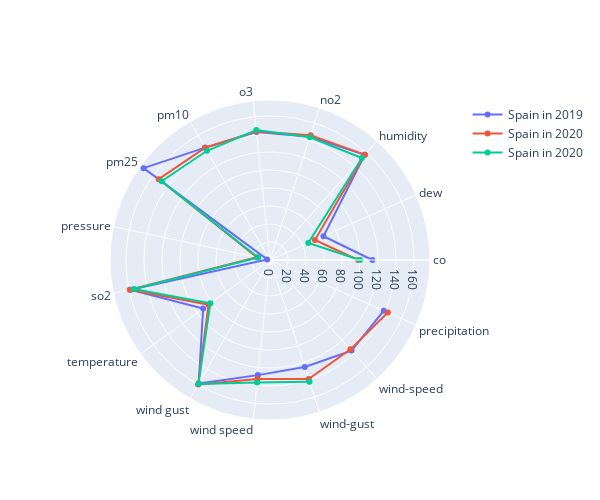

The notebook cell saved with this chart:
### Markdown cell above
# Radar chart for Spain 2019-2020-2021

### Code cell
species = ['co', 'dew', 'humidity', 'no2', 'o3', 'pm10', 'pm25', 'pressure',
       'so2', 'temperature', 'wind gust', 'wind speed', 'wind-gust',
       'wind-speed', 'precipitation', 'wd', 'aqi', 'neph', 'uvi', 'pol',
       'pm1', 'mepaqi']

fig = go.Figure()

fig.add_trace(go.Scatterpolar(
      r=[value for value in res.loc[(res['Country'] == 'ES') & (res['Year'] == '2019')]['count']],
      theta=species,
      name='Spain in 2019'
))
fig.add_trace(go.Scatterpolar(
      r=[value for value in res.loc[(res['Country'] == 'ES') & (res['Year'] == '2020')]['count']],
      theta=species,
      name='Spain in 2020'
))
fig.add_trace(go.Scatterpolar(
      r=[value for value in res.loc[(res['Country'] == 'ES') & (res['Year'] == '2021')]['count']],
      theta=species,
      name='Spain in 2020'
))


fig.update_layout(
  width=600,
    height=500,
  polar=dict(
    radialaxis=dict(
      visible=True,
    )),
  showlegend=True
)



#fig.show()

### Figure 1 — Plotly figure (JSON) as saved in the notebook; plotly's stock layout.template omitted (floating-point values rounded to 4 significant figures)
{"data": [{"name": "Spain in 2019", "r": [113.7, 64.98, 157.3, 144.0, 142.9, 144.2, 173.5, 3.231, 158.4, 91.8, 158.4, 128.6, 124.9, 135.4, 138.4], "theta": ["co", "dew", "humidity", "no2", "o3", "pm10", "pm25", "pressure", "so2", "temperature", "wind gust", "wind speed", "wind-gust", "wind-speed", "precipitation", "wd", "aqi", "neph", "uvi", "pol", "pm1", "mepaqi"], "type": "scatterpolar"}, {"name": "Spain in 2020", "r": [97.9, 54.59, 157.4, 145.8, 143.6, 144.0, 152.7, 14.98, 159.3, 84.37, 159.7, 133.0, 139.1, 133.5, 143.3], "theta": ["co", "dew", "humidity", "no2", "o3", "pm10", "pm25", "pressure", "so2", "temperature", "wind gust", "wind speed", "wind-gust", "wind-speed", "precipitation", "wd", "aqi", "neph", "uvi", "pol", "pm1", "mepaqi"], "type": "scatterpolar"}, {"name": "Spain in 2020", "r": [100.0, 46.54, 152.5, 143.3, 145.1, 140.1, 148.7, 13.39, 154.4, 81.88, 159.0, 136.7, 142.2], "theta": ["co", "dew", "humidity", "no2", "o3", "pm10", "pm25", "pressure", "so2", "temperature", "wind gust", "wind speed", "wind-gust", "wind-speed", "precipitation", "wd", "aqi", "neph", "uvi", "pol", "pm1", "mepaqi"], "type": "scatterpolar"}], "layout": {"height": 500, "polar": {"radialaxis": {"visible": true}}, "showlegend": true, "width": 600}}
